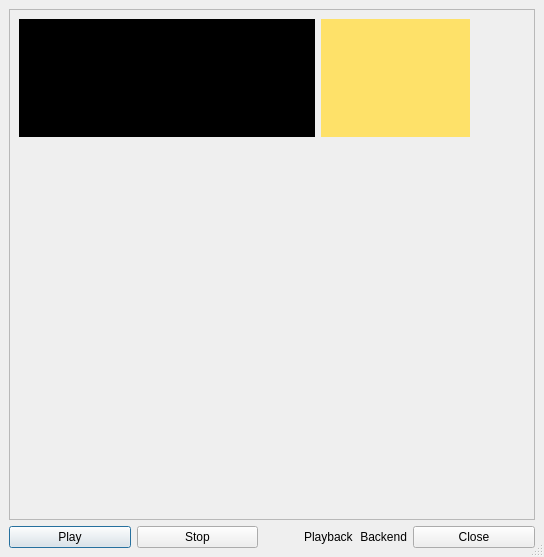
<ui version="4.0" >
 <class>Tonal_Analysis</class>
 <widget class="QDialog" name="Tonal_Analysis" >
  <property name="geometry" >
   <rect>
    <x>0</x>
    <y>0</y>
    <width>544</width>
    <height>557</height>
   </rect>
  </property>
  <property name="windowTitle" >
   <string>CLAM Tonal Analysis</string>
  </property>
  <property name="windowIcon" >
   <iconset resource="../src/images.qrc" >:/icons/images/keyspace.svg</iconset>
  </property>
  <property name="sizeGripEnabled" >
   <bool>true</bool>
  </property>
  <layout class="QGridLayout" >
   <property name="margin" >
    <number>9</number>
   </property>
   <property name="spacing" >
    <number>6</number>
   </property>
   <item row="1" column="0" >
    <layout class="QHBoxLayout" >
     <property name="margin" >
      <number>0</number>
     </property>
     <property name="spacing" >
      <number>6</number>
     </property>
     <item>
      <widget class="QPushButton" name="PlayButton" >
       <property name="sizePolicy" >
        <sizepolicy>
         <hsizetype>7</hsizetype>
         <vsizetype>0</vsizetype>
         <horstretch>0</horstretch>
         <verstretch>0</verstretch>
        </sizepolicy>
       </property>
       <property name="text" >
        <string>Play</string>
       </property>
      </widget>
     </item>
     <item>
      <widget class="QPushButton" name="StopButton" >
       <property name="sizePolicy" >
        <sizepolicy>
         <hsizetype>7</hsizetype>
         <vsizetype>0</vsizetype>
         <horstretch>0</horstretch>
         <verstretch>0</verstretch>
        </sizepolicy>
       </property>
       <property name="text" >
        <string>Stop</string>
       </property>
      </widget>
     </item>
     <item>
      <layout class="QHBoxLayout" >
       <property name="margin" >
        <number>0</number>
       </property>
       <property name="spacing" >
        <number>6</number>
       </property>
       <item>
        <spacer>
         <property name="orientation" >
          <enum>Qt::Horizontal</enum>
         </property>
         <property name="sizeHint" >
          <size>
           <width>40</width>
           <height>20</height>
          </size>
         </property>
        </spacer>
       </item>
       <item>
        <widget class="QLabel" name="PlaybackIndicator" >
         <property name="text" >
          <string>Playback</string>
         </property>
        </widget>
       </item>
       <item>
        <widget class="QLabel" name="BackendIndicator" >
         <property name="text" >
          <string>Backend</string>
         </property>
         <property name="alignment" >
          <set>Qt::AlignRight|Qt::AlignTrailing|Qt::AlignVCenter</set>
         </property>
        </widget>
       </item>
      </layout>
     </item>
     <item>
      <widget class="QPushButton" name="CloseButton" >
       <property name="sizePolicy" >
        <sizepolicy>
         <hsizetype>7</hsizetype>
         <vsizetype>5</vsizetype>
         <horstretch>0</horstretch>
         <verstretch>0</verstretch>
        </sizepolicy>
       </property>
       <property name="text" >
        <string>Close</string>
       </property>
      </widget>
     </item>
    </layout>
   </item>
   <item row="0" column="0" >
    <widget class="QFrame" name="frame3" >
     <property name="sizePolicy" >
      <sizepolicy>
       <hsizetype>7</hsizetype>
       <vsizetype>7</vsizetype>
       <horstretch>0</horstretch>
       <verstretch>0</verstretch>
      </sizepolicy>
     </property>
     <property name="frameShape" >
      <enum>QFrame::StyledPanel</enum>
     </property>
     <property name="frameShadow" >
      <enum>QFrame::Raised</enum>
     </property>
     <layout class="QGridLayout" >
      <property name="margin" >
       <number>9</number>
      </property>
      <property name="spacing" >
       <number>6</number>
      </property>
      <item row="3" column="0" colspan="2" >
       <widget class="CLAM::VM::ChordRanking" name="OutPort__TonalAnalysis_0__Chord___Correlation" />
      </item>
      <item rowspan="4" row="0" column="2" >
       <widget class="Vumeter" name="OutPort__AudioSource_0__AudioOut" >
        <property name="sizePolicy" >
         <sizepolicy>
          <hsizetype>5</hsizetype>
          <vsizetype>5</vsizetype>
          <horstretch>1</horstretch>
          <verstretch>0</verstretch>
         </sizepolicy>
        </property>
       </widget>
      </item>
      <item row="0" column="1" >
       <widget class="PolarChromaPeaks" name="OutPort__TonalAnalysis_0__Chroma___Peaks" >
        <property name="sizePolicy" >
         <sizepolicy>
          <hsizetype>5</hsizetype>
          <vsizetype>5</vsizetype>
          <horstretch>3</horstretch>
          <verstretch>0</verstretch>
         </sizepolicy>
        </property>
        <property name="palette" >
         <palette>
          <active>
           <colorrole role="WindowText" >
            <brush brushstyle="SolidPattern" >
             <color alpha="255" >
              <red>0</red>
              <green>0</green>
              <blue>0</blue>
             </color>
            </brush>
           </colorrole>
           <colorrole role="Button" >
            <brush brushstyle="SolidPattern" >
             <color alpha="255" >
              <red>221</red>
              <green>223</green>
              <blue>228</blue>
             </color>
            </brush>
           </colorrole>
           <colorrole role="Light" >
            <brush brushstyle="SolidPattern" >
             <color alpha="255" >
              <red>255</red>
              <green>255</green>
              <blue>255</blue>
             </color>
            </brush>
           </colorrole>
           <colorrole role="Midlight" >
            <brush brushstyle="SolidPattern" >
             <color alpha="255" >
              <red>255</red>
              <green>255</green>
              <blue>255</blue>
             </color>
            </brush>
           </colorrole>
           <colorrole role="Dark" >
            <brush brushstyle="SolidPattern" >
             <color alpha="255" >
              <red>85</red>
              <green>85</green>
              <blue>85</blue>
             </color>
            </brush>
           </colorrole>
           <colorrole role="Mid" >
            <brush brushstyle="SolidPattern" >
             <color alpha="255" >
              <red>199</red>
              <green>199</green>
              <blue>199</blue>
             </color>
            </brush>
           </colorrole>
           <colorrole role="Text" >
            <brush brushstyle="SolidPattern" >
             <color alpha="255" >
              <red>0</red>
              <green>0</green>
              <blue>0</blue>
             </color>
            </brush>
           </colorrole>
           <colorrole role="BrightText" >
            <brush brushstyle="SolidPattern" >
             <color alpha="255" >
              <red>255</red>
              <green>255</green>
              <blue>255</blue>
             </color>
            </brush>
           </colorrole>
           <colorrole role="ButtonText" >
            <brush brushstyle="SolidPattern" >
             <color alpha="255" >
              <red>0</red>
              <green>0</green>
              <blue>0</blue>
             </color>
            </brush>
           </colorrole>
           <colorrole role="Base" >
            <brush brushstyle="SolidPattern" >
             <color alpha="255" >
              <red>255</red>
              <green>255</green>
              <blue>255</blue>
             </color>
            </brush>
           </colorrole>
           <colorrole role="Window" >
            <brush brushstyle="SolidPattern" >
             <color alpha="255" >
              <red>254</red>
              <green>225</green>
              <blue>105</blue>
             </color>
            </brush>
           </colorrole>
           <colorrole role="Shadow" >
            <brush brushstyle="SolidPattern" >
             <color alpha="255" >
              <red>0</red>
              <green>0</green>
              <blue>0</blue>
             </color>
            </brush>
           </colorrole>
           <colorrole role="Highlight" >
            <brush brushstyle="SolidPattern" >
             <color alpha="255" >
              <red>103</red>
              <green>141</green>
              <blue>178</blue>
             </color>
            </brush>
           </colorrole>
           <colorrole role="HighlightedText" >
            <brush brushstyle="SolidPattern" >
             <color alpha="255" >
              <red>255</red>
              <green>255</green>
              <blue>255</blue>
             </color>
            </brush>
           </colorrole>
           <colorrole role="Link" >
            <brush brushstyle="SolidPattern" >
             <color alpha="255" >
              <red>0</red>
              <green>0</green>
              <blue>238</blue>
             </color>
            </brush>
           </colorrole>
           <colorrole role="LinkVisited" >
            <brush brushstyle="SolidPattern" >
             <color alpha="255" >
              <red>82</red>
              <green>24</green>
              <blue>139</blue>
             </color>
            </brush>
           </colorrole>
           <colorrole role="AlternateBase" >
            <brush brushstyle="SolidPattern" >
             <color alpha="255" >
              <red>232</red>
              <green>232</green>
              <blue>232</blue>
             </color>
            </brush>
           </colorrole>
          </active>
          <inactive>
           <colorrole role="WindowText" >
            <brush brushstyle="SolidPattern" >
             <color alpha="255" >
              <red>0</red>
              <green>0</green>
              <blue>0</blue>
             </color>
            </brush>
           </colorrole>
           <colorrole role="Button" >
            <brush brushstyle="SolidPattern" >
             <color alpha="255" >
              <red>221</red>
              <green>223</green>
              <blue>228</blue>
             </color>
            </brush>
           </colorrole>
           <colorrole role="Light" >
            <brush brushstyle="SolidPattern" >
             <color alpha="255" >
              <red>255</red>
              <green>255</green>
              <blue>255</blue>
             </color>
            </brush>
           </colorrole>
           <colorrole role="Midlight" >
            <brush brushstyle="SolidPattern" >
             <color alpha="255" >
              <red>255</red>
              <green>255</green>
              <blue>255</blue>
             </color>
            </brush>
           </colorrole>
           <colorrole role="Dark" >
            <brush brushstyle="SolidPattern" >
             <color alpha="255" >
              <red>85</red>
              <green>85</green>
              <blue>85</blue>
             </color>
            </brush>
           </colorrole>
           <colorrole role="Mid" >
            <brush brushstyle="SolidPattern" >
             <color alpha="255" >
              <red>199</red>
              <green>199</green>
              <blue>199</blue>
             </color>
            </brush>
           </colorrole>
           <colorrole role="Text" >
            <brush brushstyle="SolidPattern" >
             <color alpha="255" >
              <red>0</red>
              <green>0</green>
              <blue>0</blue>
             </color>
            </brush>
           </colorrole>
           <colorrole role="BrightText" >
            <brush brushstyle="SolidPattern" >
             <color alpha="255" >
              <red>255</red>
              <green>255</green>
              <blue>255</blue>
             </color>
            </brush>
           </colorrole>
           <colorrole role="ButtonText" >
            <brush brushstyle="SolidPattern" >
             <color alpha="255" >
              <red>0</red>
              <green>0</green>
              <blue>0</blue>
             </color>
            </brush>
           </colorrole>
           <colorrole role="Base" >
            <brush brushstyle="SolidPattern" >
             <color alpha="255" >
              <red>255</red>
              <green>255</green>
              <blue>255</blue>
             </color>
            </brush>
           </colorrole>
           <colorrole role="Window" >
            <brush brushstyle="SolidPattern" >
             <color alpha="255" >
              <red>254</red>
              <green>225</green>
              <blue>105</blue>
             </color>
            </brush>
           </colorrole>
           <colorrole role="Shadow" >
            <brush brushstyle="SolidPattern" >
             <color alpha="255" >
              <red>0</red>
              <green>0</green>
              <blue>0</blue>
             </color>
            </brush>
           </colorrole>
           <colorrole role="Highlight" >
            <brush brushstyle="SolidPattern" >
             <color alpha="255" >
              <red>103</red>
              <green>141</green>
              <blue>178</blue>
             </color>
            </brush>
           </colorrole>
           <colorrole role="HighlightedText" >
            <brush brushstyle="SolidPattern" >
             <color alpha="255" >
              <red>255</red>
              <green>255</green>
              <blue>255</blue>
             </color>
            </brush>
           </colorrole>
           <colorrole role="Link" >
            <brush brushstyle="SolidPattern" >
             <color alpha="255" >
              <red>0</red>
              <green>0</green>
              <blue>238</blue>
             </color>
            </brush>
           </colorrole>
           <colorrole role="LinkVisited" >
            <brush brushstyle="SolidPattern" >
             <color alpha="255" >
              <red>82</red>
              <green>24</green>
              <blue>139</blue>
             </color>
            </brush>
           </colorrole>
           <colorrole role="AlternateBase" >
            <brush brushstyle="SolidPattern" >
             <color alpha="255" >
              <red>232</red>
              <green>232</green>
              <blue>232</blue>
             </color>
            </brush>
           </colorrole>
          </inactive>
          <disabled>
           <colorrole role="WindowText" >
            <brush brushstyle="SolidPattern" >
             <color alpha="255" >
              <red>128</red>
              <green>128</green>
              <blue>128</blue>
             </color>
            </brush>
           </colorrole>
           <colorrole role="Button" >
            <brush brushstyle="SolidPattern" >
             <color alpha="255" >
              <red>221</red>
              <green>223</green>
              <blue>228</blue>
             </color>
            </brush>
           </colorrole>
           <colorrole role="Light" >
            <brush brushstyle="SolidPattern" >
             <color alpha="255" >
              <red>255</red>
              <green>255</green>
              <blue>255</blue>
             </color>
            </brush>
           </colorrole>
           <colorrole role="Midlight" >
            <brush brushstyle="SolidPattern" >
             <color alpha="255" >
              <red>255</red>
              <green>255</green>
              <blue>255</blue>
             </color>
            </brush>
           </colorrole>
           <colorrole role="Dark" >
            <brush brushstyle="SolidPattern" >
             <color alpha="255" >
              <red>85</red>
              <green>85</green>
              <blue>85</blue>
             </color>
            </brush>
           </colorrole>
           <colorrole role="Mid" >
            <brush brushstyle="SolidPattern" >
             <color alpha="255" >
              <red>199</red>
              <green>199</green>
              <blue>199</blue>
             </color>
            </brush>
           </colorrole>
           <colorrole role="Text" >
            <brush brushstyle="SolidPattern" >
             <color alpha="255" >
              <red>199</red>
              <green>199</green>
              <blue>199</blue>
             </color>
            </brush>
           </colorrole>
           <colorrole role="BrightText" >
            <brush brushstyle="SolidPattern" >
             <color alpha="255" >
              <red>255</red>
              <green>255</green>
              <blue>255</blue>
             </color>
            </brush>
           </colorrole>
           <colorrole role="ButtonText" >
            <brush brushstyle="SolidPattern" >
             <color alpha="255" >
              <red>128</red>
              <green>128</green>
              <blue>128</blue>
             </color>
            </brush>
           </colorrole>
           <colorrole role="Base" >
            <brush brushstyle="SolidPattern" >
             <color alpha="255" >
              <red>254</red>
              <green>225</green>
              <blue>105</blue>
             </color>
            </brush>
           </colorrole>
           <colorrole role="Window" >
            <brush brushstyle="SolidPattern" >
             <color alpha="255" >
              <red>254</red>
              <green>225</green>
              <blue>105</blue>
             </color>
            </brush>
           </colorrole>
           <colorrole role="Shadow" >
            <brush brushstyle="SolidPattern" >
             <color alpha="255" >
              <red>0</red>
              <green>0</green>
              <blue>0</blue>
             </color>
            </brush>
           </colorrole>
           <colorrole role="Highlight" >
            <brush brushstyle="SolidPattern" >
             <color alpha="255" >
              <red>86</red>
              <green>117</green>
              <blue>148</blue>
             </color>
            </brush>
           </colorrole>
           <colorrole role="HighlightedText" >
            <brush brushstyle="SolidPattern" >
             <color alpha="255" >
              <red>255</red>
              <green>255</green>
              <blue>255</blue>
             </color>
            </brush>
           </colorrole>
           <colorrole role="Link" >
            <brush brushstyle="SolidPattern" >
             <color alpha="255" >
              <red>0</red>
              <green>0</green>
              <blue>238</blue>
             </color>
            </brush>
           </colorrole>
           <colorrole role="LinkVisited" >
            <brush brushstyle="SolidPattern" >
             <color alpha="255" >
              <red>82</red>
              <green>24</green>
              <blue>139</blue>
             </color>
            </brush>
           </colorrole>
           <colorrole role="AlternateBase" >
            <brush brushstyle="SolidPattern" >
             <color alpha="255" >
              <red>232</red>
              <green>232</green>
              <blue>232</blue>
             </color>
            </brush>
           </colorrole>
          </disabled>
         </palette>
        </property>
        <property name="autoFillBackground" >
         <bool>true</bool>
        </property>
       </widget>
      </item>
      <item row="1" column="0" colspan="2" >
       <widget class="CLAM::VM::Tonnetz" name="OutPort__TonalAnalysis_0__Pitch___Profile" />
      </item>
      <item row="0" column="0" >
       <widget class="Oscilloscope" name="OutPort__AudioSource_0__AudioOut" >
        <property name="sizePolicy" >
         <sizepolicy>
          <hsizetype>5</hsizetype>
          <vsizetype>5</vsizetype>
          <horstretch>6</horstretch>
          <verstretch>0</verstretch>
         </sizepolicy>
        </property>
        <property name="palette" >
         <palette>
          <active>
           <colorrole role="WindowText" >
            <brush brushstyle="SolidPattern" >
             <color alpha="255" >
              <red>0</red>
              <green>0</green>
              <blue>0</blue>
             </color>
            </brush>
           </colorrole>
           <colorrole role="Button" >
            <brush brushstyle="SolidPattern" >
             <color alpha="255" >
              <red>221</red>
              <green>223</green>
              <blue>228</blue>
             </color>
            </brush>
           </colorrole>
           <colorrole role="Light" >
            <brush brushstyle="SolidPattern" >
             <color alpha="255" >
              <red>255</red>
              <green>255</green>
              <blue>255</blue>
             </color>
            </brush>
           </colorrole>
           <colorrole role="Midlight" >
            <brush brushstyle="SolidPattern" >
             <color alpha="255" >
              <red>255</red>
              <green>255</green>
              <blue>255</blue>
             </color>
            </brush>
           </colorrole>
           <colorrole role="Dark" >
            <brush brushstyle="SolidPattern" >
             <color alpha="255" >
              <red>85</red>
              <green>85</green>
              <blue>85</blue>
             </color>
            </brush>
           </colorrole>
           <colorrole role="Mid" >
            <brush brushstyle="SolidPattern" >
             <color alpha="255" >
              <red>199</red>
              <green>199</green>
              <blue>199</blue>
             </color>
            </brush>
           </colorrole>
           <colorrole role="Text" >
            <brush brushstyle="SolidPattern" >
             <color alpha="255" >
              <red>0</red>
              <green>0</green>
              <blue>0</blue>
             </color>
            </brush>
           </colorrole>
           <colorrole role="BrightText" >
            <brush brushstyle="SolidPattern" >
             <color alpha="255" >
              <red>255</red>
              <green>255</green>
              <blue>255</blue>
             </color>
            </brush>
           </colorrole>
           <colorrole role="ButtonText" >
            <brush brushstyle="SolidPattern" >
             <color alpha="255" >
              <red>0</red>
              <green>0</green>
              <blue>0</blue>
             </color>
            </brush>
           </colorrole>
           <colorrole role="Base" >
            <brush brushstyle="SolidPattern" >
             <color alpha="255" >
              <red>255</red>
              <green>255</green>
              <blue>255</blue>
             </color>
            </brush>
           </colorrole>
           <colorrole role="Window" >
            <brush brushstyle="SolidPattern" >
             <color alpha="255" >
              <red>0</red>
              <green>0</green>
              <blue>0</blue>
             </color>
            </brush>
           </colorrole>
           <colorrole role="Shadow" >
            <brush brushstyle="SolidPattern" >
             <color alpha="255" >
              <red>0</red>
              <green>0</green>
              <blue>0</blue>
             </color>
            </brush>
           </colorrole>
           <colorrole role="Highlight" >
            <brush brushstyle="SolidPattern" >
             <color alpha="255" >
              <red>103</red>
              <green>141</green>
              <blue>178</blue>
             </color>
            </brush>
           </colorrole>
           <colorrole role="HighlightedText" >
            <brush brushstyle="SolidPattern" >
             <color alpha="255" >
              <red>255</red>
              <green>255</green>
              <blue>255</blue>
             </color>
            </brush>
           </colorrole>
           <colorrole role="Link" >
            <brush brushstyle="SolidPattern" >
             <color alpha="255" >
              <red>0</red>
              <green>0</green>
              <blue>238</blue>
             </color>
            </brush>
           </colorrole>
           <colorrole role="LinkVisited" >
            <brush brushstyle="SolidPattern" >
             <color alpha="255" >
              <red>82</red>
              <green>24</green>
              <blue>139</blue>
             </color>
            </brush>
           </colorrole>
           <colorrole role="AlternateBase" >
            <brush brushstyle="SolidPattern" >
             <color alpha="255" >
              <red>232</red>
              <green>232</green>
              <blue>232</blue>
             </color>
            </brush>
           </colorrole>
          </active>
          <inactive>
           <colorrole role="WindowText" >
            <brush brushstyle="SolidPattern" >
             <color alpha="255" >
              <red>0</red>
              <green>0</green>
              <blue>0</blue>
             </color>
            </brush>
           </colorrole>
           <colorrole role="Button" >
            <brush brushstyle="SolidPattern" >
             <color alpha="255" >
              <red>221</red>
              <green>223</green>
              <blue>228</blue>
             </color>
            </brush>
           </colorrole>
           <colorrole role="Light" >
            <brush brushstyle="SolidPattern" >
             <color alpha="255" >
              <red>255</red>
              <green>255</green>
              <blue>255</blue>
             </color>
            </brush>
           </colorrole>
           <colorrole role="Midlight" >
            <brush brushstyle="SolidPattern" >
             <color alpha="255" >
              <red>255</red>
              <green>255</green>
              <blue>255</blue>
             </color>
            </brush>
           </colorrole>
           <colorrole role="Dark" >
            <brush brushstyle="SolidPattern" >
             <color alpha="255" >
              <red>85</red>
              <green>85</green>
              <blue>85</blue>
             </color>
            </brush>
           </colorrole>
           <colorrole role="Mid" >
            <brush brushstyle="SolidPattern" >
             <color alpha="255" >
              <red>199</red>
              <green>199</green>
              <blue>199</blue>
             </color>
            </brush>
           </colorrole>
           <colorrole role="Text" >
            <brush brushstyle="SolidPattern" >
             <color alpha="255" >
              <red>0</red>
              <green>0</green>
              <blue>0</blue>
             </color>
            </brush>
           </colorrole>
           <colorrole role="BrightText" >
            <brush brushstyle="SolidPattern" >
             <color alpha="255" >
              <red>255</red>
              <green>255</green>
              <blue>255</blue>
             </color>
            </brush>
           </colorrole>
           <colorrole role="ButtonText" >
            <brush brushstyle="SolidPattern" >
             <color alpha="255" >
              <red>0</red>
              <green>0</green>
              <blue>0</blue>
             </color>
            </brush>
           </colorrole>
           <colorrole role="Base" >
            <brush brushstyle="SolidPattern" >
             <color alpha="255" >
              <red>255</red>
              <green>255</green>
              <blue>255</blue>
             </color>
            </brush>
           </colorrole>
           <colorrole role="Window" >
            <brush brushstyle="SolidPattern" >
             <color alpha="255" >
              <red>0</red>
              <green>0</green>
              <blue>0</blue>
             </color>
            </brush>
           </colorrole>
           <colorrole role="Shadow" >
            <brush brushstyle="SolidPattern" >
             <color alpha="255" >
              <red>0</red>
              <green>0</green>
              <blue>0</blue>
             </color>
            </brush>
           </colorrole>
           <colorrole role="Highlight" >
            <brush brushstyle="SolidPattern" >
             <color alpha="255" >
              <red>103</red>
              <green>141</green>
              <blue>178</blue>
             </color>
            </brush>
           </colorrole>
           <colorrole role="HighlightedText" >
            <brush brushstyle="SolidPattern" >
             <color alpha="255" >
              <red>255</red>
              <green>255</green>
              <blue>255</blue>
             </color>
            </brush>
           </colorrole>
           <colorrole role="Link" >
            <brush brushstyle="SolidPattern" >
             <color alpha="255" >
              <red>0</red>
              <green>0</green>
              <blue>238</blue>
             </color>
            </brush>
           </colorrole>
           <colorrole role="LinkVisited" >
            <brush brushstyle="SolidPattern" >
             <color alpha="255" >
              <red>82</red>
              <green>24</green>
              <blue>139</blue>
             </color>
            </brush>
           </colorrole>
           <colorrole role="AlternateBase" >
            <brush brushstyle="SolidPattern" >
             <color alpha="255" >
              <red>232</red>
              <green>232</green>
              <blue>232</blue>
             </color>
            </brush>
           </colorrole>
          </inactive>
          <disabled>
           <colorrole role="WindowText" >
            <brush brushstyle="SolidPattern" >
             <color alpha="255" >
              <red>128</red>
              <green>128</green>
              <blue>128</blue>
             </color>
            </brush>
           </colorrole>
           <colorrole role="Button" >
            <brush brushstyle="SolidPattern" >
             <color alpha="255" >
              <red>221</red>
              <green>223</green>
              <blue>228</blue>
             </color>
            </brush>
           </colorrole>
           <colorrole role="Light" >
            <brush brushstyle="SolidPattern" >
             <color alpha="255" >
              <red>255</red>
              <green>255</green>
              <blue>255</blue>
             </color>
            </brush>
           </colorrole>
           <colorrole role="Midlight" >
            <brush brushstyle="SolidPattern" >
             <color alpha="255" >
              <red>255</red>
              <green>255</green>
              <blue>255</blue>
             </color>
            </brush>
           </colorrole>
           <colorrole role="Dark" >
            <brush brushstyle="SolidPattern" >
             <color alpha="255" >
              <red>85</red>
              <green>85</green>
              <blue>85</blue>
             </color>
            </brush>
           </colorrole>
           <colorrole role="Mid" >
            <brush brushstyle="SolidPattern" >
             <color alpha="255" >
              <red>199</red>
              <green>199</green>
              <blue>199</blue>
             </color>
            </brush>
           </colorrole>
           <colorrole role="Text" >
            <brush brushstyle="SolidPattern" >
             <color alpha="255" >
              <red>199</red>
              <green>199</green>
              <blue>199</blue>
             </color>
            </brush>
           </colorrole>
           <colorrole role="BrightText" >
            <brush brushstyle="SolidPattern" >
             <color alpha="255" >
              <red>255</red>
              <green>255</green>
              <blue>255</blue>
             </color>
            </brush>
           </colorrole>
           <colorrole role="ButtonText" >
            <brush brushstyle="SolidPattern" >
             <color alpha="255" >
              <red>128</red>
              <green>128</green>
              <blue>128</blue>
             </color>
            </brush>
           </colorrole>
           <colorrole role="Base" >
            <brush brushstyle="SolidPattern" >
             <color alpha="255" >
              <red>0</red>
              <green>0</green>
              <blue>0</blue>
             </color>
            </brush>
           </colorrole>
           <colorrole role="Window" >
            <brush brushstyle="SolidPattern" >
             <color alpha="255" >
              <red>0</red>
              <green>0</green>
              <blue>0</blue>
             </color>
            </brush>
           </colorrole>
           <colorrole role="Shadow" >
            <brush brushstyle="SolidPattern" >
             <color alpha="255" >
              <red>0</red>
              <green>0</green>
              <blue>0</blue>
             </color>
            </brush>
           </colorrole>
           <colorrole role="Highlight" >
            <brush brushstyle="SolidPattern" >
             <color alpha="255" >
              <red>86</red>
              <green>117</green>
              <blue>148</blue>
             </color>
            </brush>
           </colorrole>
           <colorrole role="HighlightedText" >
            <brush brushstyle="SolidPattern" >
             <color alpha="255" >
              <red>255</red>
              <green>255</green>
              <blue>255</blue>
             </color>
            </brush>
           </colorrole>
           <colorrole role="Link" >
            <brush brushstyle="SolidPattern" >
             <color alpha="255" >
              <red>0</red>
              <green>0</green>
              <blue>238</blue>
             </color>
            </brush>
           </colorrole>
           <colorrole role="LinkVisited" >
            <brush brushstyle="SolidPattern" >
             <color alpha="255" >
              <red>82</red>
              <green>24</green>
              <blue>139</blue>
             </color>
            </brush>
           </colorrole>
           <colorrole role="AlternateBase" >
            <brush brushstyle="SolidPattern" >
             <color alpha="255" >
              <red>232</red>
              <green>232</green>
              <blue>232</blue>
             </color>
            </brush>
           </colorrole>
          </disabled>
         </palette>
        </property>
        <property name="autoFillBackground" >
         <bool>true</bool>
        </property>
        <property name="lineColor" >
         <color>
          <red>100</red>
          <green>255</green>
          <blue>120</blue>
         </color>
        </property>
       </widget>
      </item>
      <item row="2" column="0" colspan="2" >
       <widget class="CLAM::VM::KeySpace" name="OutPort__TonalAnalysis_0__Chord___Correlation" />
      </item>
     </layout>
    </widget>
   </item>
  </layout>
 </widget>
 <layoutdefault spacing="6" margin="11" />
 <customwidgets>
  <customwidget>
   <class>CLAM::VM::Tonnetz</class>
   <extends>QWidget</extends>
   <header>Tonnetz.hxx</header>
  </customwidget>
  <customwidget>
   <class>CLAM::VM::ChordRanking</class>
   <extends>QWidget</extends>
   <header>ChordRanking.hxx</header>
  </customwidget>
  <customwidget>
   <class>PolarChromaPeaks</class>
   <extends>QWidget</extends>
   <header>PolarChromaPeaks.hxx</header>
  </customwidget>
  <customwidget>
   <class>Oscilloscope</class>
   <extends>QWidget</extends>
   <header>Oscilloscope.hxx</header>
  </customwidget>
  <customwidget>
   <class>Vumeter</class>
   <extends>QWidget</extends>
   <header>Vumeter.hxx</header>
  </customwidget>
  <customwidget>
   <class>CLAM::VM::KeySpace</class>
   <extends>CLAM::VM::Tonnetz</extends>
   <header>KeySpace.hxx</header>
  </customwidget>
 </customwidgets>
 <tabstops>
  <tabstop>PlayButton</tabstop>
  <tabstop>StopButton</tabstop>
  <tabstop>CloseButton</tabstop>
 </tabstops>
 <resources>
  <include location="../src/images.qrc" />
 </resources>
 <connections>
  <connection>
   <sender>CloseButton</sender>
   <signal>clicked()</signal>
   <receiver>Tonal_Analysis</receiver>
   <slot>close()</slot>
   <hints>
    <hint type="sourcelabel" >
     <x>485</x>
     <y>474</y>
    </hint>
    <hint type="destinationlabel" >
     <x>444</x>
     <y>503</y>
    </hint>
   </hints>
  </connection>
 </connections>
</ui>
